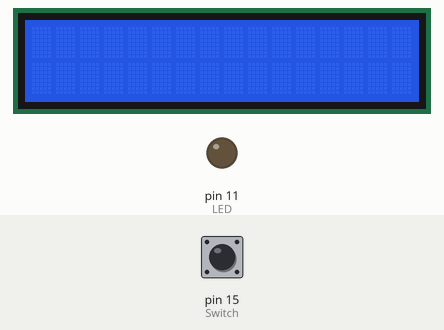
The program below on a simulated Raspberry Pi (header pin numbers). Parts: 16×2 character LCD, output pins drawn as LEDs (lit = HIGH). Dashed ring = blinking. Inputs (shaded band) come from the test bench; at power-on: pin 15 (Switch) LOW. Library files of the repository ran but are not shown: I2C_driver.py.

Above: at 1.4 s.
1.5 s: pin 15 (Switch) pulled HIGH for 1 s
At 3.2 s:
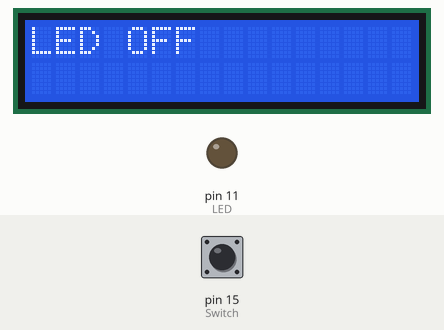
4.0 s: pin 15 (Switch) pulled HIGH for 0.15 s
At 4.8 s:
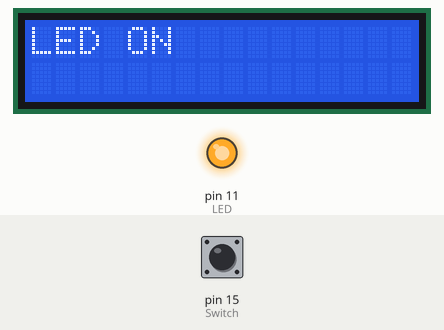
5.7 s: pin 15 (Switch) pulled HIGH for 0.15 s
At 6.2 s:
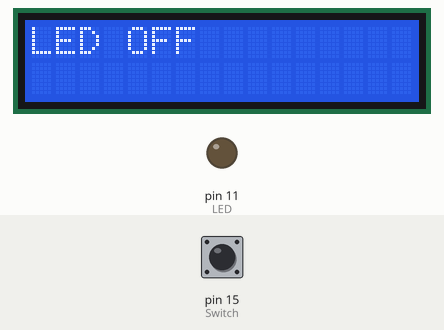
7.4 s: pin 15 (Switch) pulled HIGH for 3.2 s
At 7.74 s:
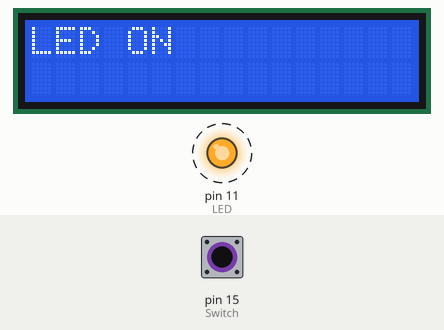
Timing chart, 0 to 12.1 s (numbered marks = the images above; inputs shaded):
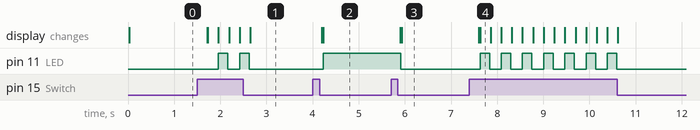

Measured:
- after the input at 1.5 s, pin 11 (LED): alternates HIGH for 0.21 s and LOW for 0.25 s, 4 changes in all, then stays LOW, starting after 0.46 s; the display: first changes after 0.21 s (image 1 shows a later state)
- after the input at 4.0 s, pin 11 (LED): LOW → HIGH after 0.23 s; the display: first changes after 0.20 s (image 2 shows a later state)
- after the input at 5.7 s, pin 11 (LED): HIGH → LOW after 0.21 s; the display: first changes after 0.20 s (image 3 shows a later state)
- after the input at 7.4 s, pin 11 (LED): alternates HIGH for 0.21 s and LOW for 0.25 s, 14 changes in all, then stays LOW, starting after 0.23 s; the display: first changes after 0.20 s (image 4 shows a later state)

The program:

sw_toggle_led.py
```python
import RPi.GPIO as GPIO  #Import Raspberry Pi GPIO library
import I2C_driver as LCD
import time

GPIO.setwarnings(False)  #Ignore warning for now
GPIO.setmode(GPIO.BOARD)  #Use physical pin numbering

LED=11
Switch =15

GPIO.setup(LED, GPIO.OUT, initial=GPIO.LOW)
#Set pin 15 to be an input pin and set initial value to be pulled low (off)
GPIO.setup(Switch, GPIO.IN, pull_up_down=GPIO.PUD_DOWN)

mylcd= LCD.lcd()

switch = 0
pre_switch = 0

while True:
    #
    if GPIO.input(Switch) == GPIO.HIGH:
        time.sleep(0.2)
        switch=~switch

    if pre_switch!=switch:
        mylcd.lcd_clear()
        if switch==0:
            mylcd.lcd_display_string("LED ON",1)
            GPIO.output(LED, GPIO.HIGH)

        else:
            GPIO.output(LED, GPIO.LOW)
            mylcd.lcd_display_string("LED OFF",1)

    pre_switch=switch
        
```
